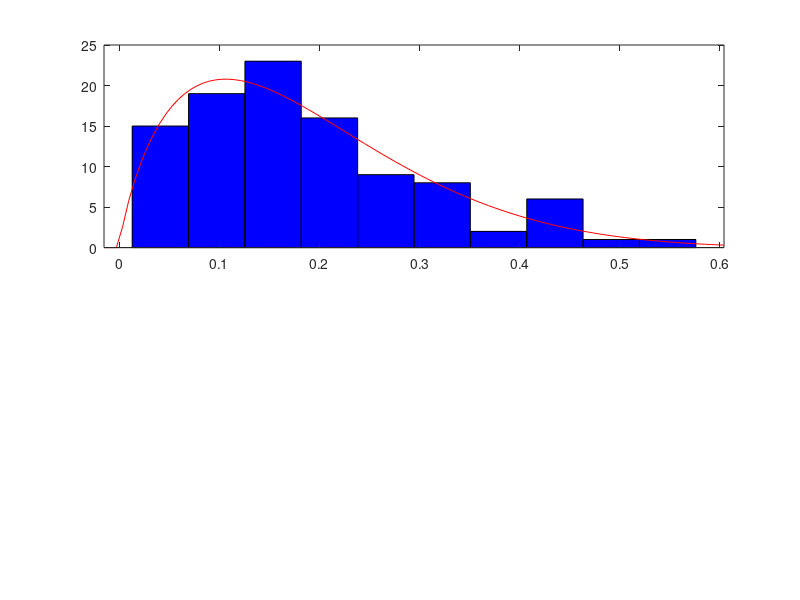

MATLAB code for this plot: (Note: this script raises an error after producing the figure.)
%%%%%%%%%%%%%%%%%%%%%%%%%%%%%%%%%%%%%%%%%%%%%%%%%%%%%%%%%%%%%%%%%%%%%%%%%%%%%%%%%%
% This code generates Fig.4 Visualisation of median and mean on skewed and       %
% normal distribution of data.                                                   %
% Article: [name]                                                                %
% Download article: [link]                                                       %
% This is version 1.0 (Last edited: 2022-07-13)                                  %
% Author: N. Chukhno                                                             %
% University Mediterranea of Reggio Calabria, Italy and CNIT, Italy.             %
% Universitat Jaume I, Spain                                                     %
% Email: nadezda.chukhno@unirc.it                                                %
%%%%%%%%%%%%%%%%%%%%%%%%%%%%%%%%%%%%%%%%%%%%%%%%%%%%%%%%%%%%%%%%%%%%%%%%%%%%%%%%%%


clear all
%% skewed
figure
subplot(2,1,1)
rng default;  % For reproducibility
b = betarnd(2,10,100,1);
%Construct a histogram using 10 bins with a beta distribution fit.
histfit(b,10,'beta')
x1=xline(mean(b));
x1.LineWidth=2;
x1.Color='g';
x1.Label='mean';
x1.LabelOrientation='horizontal';
x1.LabelVerticalAlignment='middle';
x2=xline(median(b));
x2.LineWidth=2;
x2.Color='b';
x2.Label='median';
x2.LabelOrientation='horizontal';
x2.LabelHorizontalAlignment='left';

%% normal
subplot(2,1,2)
pd = makedist('Lognormal','mu',5,'sigma',2);
rng('default');  % For reproducibility
x = random(pd,100,1);
logx = log(x);
histfit(logx)
x1=xline(mean(logx));
x1.LineWidth=2;
x1.Color='g';
x1.Label='mean';
x1.LabelOrientation='horizontal';
x1.LabelVerticalAlignment='middle';
x2=xline(median(logx));
x2.LineWidth=2;
x2.Color='b';
x2.Label='median';
x2.LabelOrientation='horizontal';
x2.LabelHorizontalAlignment='left';

